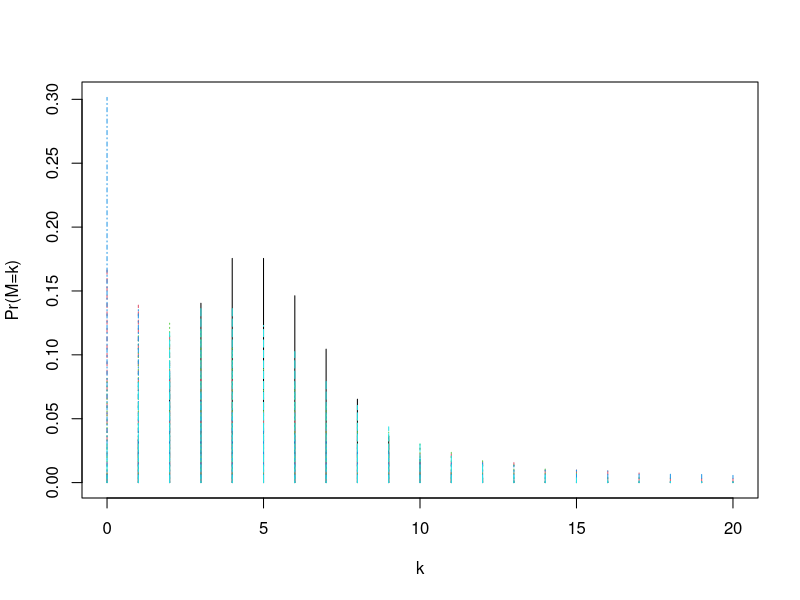
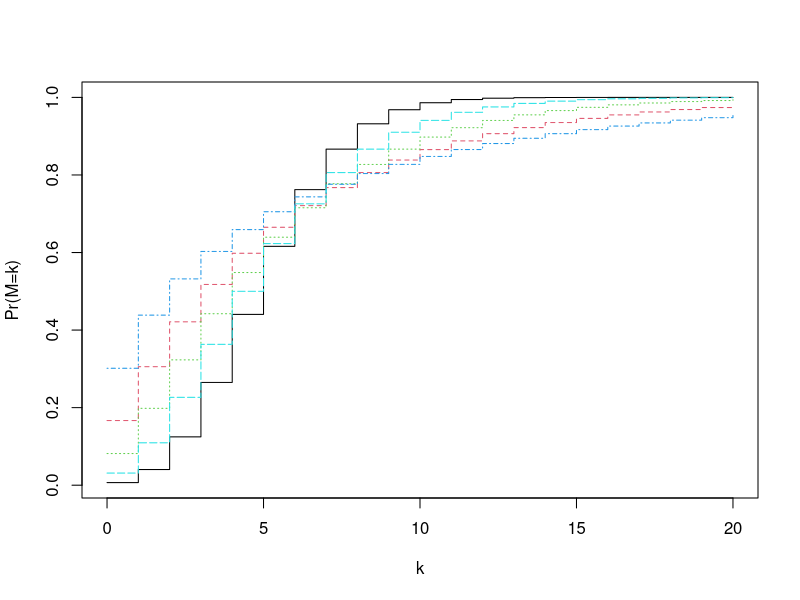

Generate these figures, in order, with R:
# Lyon A2018
# Date : mardi 2018-11-06
# Loi Poisson vs loi binomiale négative

lam<-5
EM<-lam

r1<-1
q1<-r1/(r1+EM)
r1*(1-q1)/q1


r2<-2
q2<-r2/(r2+EM)
r2*(1-q2)/q2

r3<-0.5
q3<-r3/(r3+EM)
r3*(1-q3)/q3

r4<-5
q4<-r4/(r4+EM)
r4*(1-q4)/q4


k<-0:20
pp<-dpois(k,lam)
p1<-dnbinom(k,r1,q1)
p2<-dnbinom(k,r2,q2)
p3<-dnbinom(k,r3,q3)
p4<-dnbinom(k,r4,q4)

matplot(k,cbind(pp,p1,p2,p3,p4),type="h",xlab="k",ylab="Pr(M=k)")

round(cbind(k,pp,p1,p2,p3,p4),4)

k<-0:20
Fp<-ppois(k,lam)
F1<-pnbinom(k,r1,q1)
F2<-pnbinom(k,r2,q2)
F3<-pnbinom(k,r3,q3)
F4<-pnbinom(k,r4,q4)

matplot(k,cbind(Fp,F1,F2,F3,F4),type="s",xlab="k",ylab="Pr(M=k)")

round(cbind(k,Fp,F1,F2,F3,F4),4)




